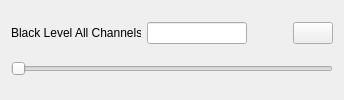
                      <widget class="QWidget" name="tab_3">
                       <attribute name="title">
                        <string>All Channels</string>
                       </attribute>
                       <layout class="QVBoxLayout" name="verticalLayout_24">
                        <item>
                         <layout class="QHBoxLayout" name="horizontalLayout_25">
                          <item>
                           <widget class="QLabel" name="label_14">
                            <property name="minimumSize">
                             <size>
                              <width>130</width>
                              <height>0</height>
                             </size>
                            </property>
                            <property name="maximumSize">
                             <size>
                              <width>130</width>
                              <height>16777215</height>
                             </size>
                            </property>
                            <property name="text">
                             <string>Black Level All Channels:   </string>
                            </property>
                           </widget>
                          </item>
                          <item>
                           <widget class="QLineEdit" name="LE_Black_0">
                            <property name="maximumSize">
                             <size>
                              <width>100</width>
                              <height>16777215</height>
                             </size>
                            </property>
                           </widget>
                          </item>
                          <item>
                           <spacer name="horizontalSpacer_10">
                            <property name="orientation">
                             <enum>Qt::Horizontal</enum>
                            </property>
                            <property name="sizeHint" stdset="0">
                             <size>
                              <width>40</width>
                              <height>20</height>
                             </size>
                            </property>
                           </spacer>
                          </item>
                          <item>
                           <widget class="QPushButton" name="B_BlackOrig_0">
                            <property name="minimumSize">
                             <size>
                              <width>0</width>
                              <height>0</height>
                             </size>
                            </property>
                            <property name="maximumSize">
                             <size>
                              <width>100</width>
                              <height>16777215</height>
                             </size>
                            </property>
                            <property name="text">
                             <string/>
                            </property>
                            <property name="icon">
                             <iconset resource="rawshop.qrc">
                              <normaloff>:/curved.ico</normaloff>:/curved.ico</iconset>
                            </property>
                           </widget>
                          </item>
                         </layout>
                        </item>
                        <item>
                         <widget class="QSlider" name="SD_Black_0">
                          <property name="minimum">
                           <number>0</number>
                          </property>
                          <property name="maximum">
                           <number>32000</number>
                          </property>
                          <property name="value">
                           <number>0</number>
                          </property>
                          <property name="sliderPosition">
                           <number>0</number>
                          </property>
                          <property name="orientation">
                           <enum>Qt::Horizontal</enum>
                          </property>
                         </widget>
                        </item>
                       </layout>
                       <zorder>SD_Black_0</zorder>
                       <zorder></zorder>
                      </widget>
